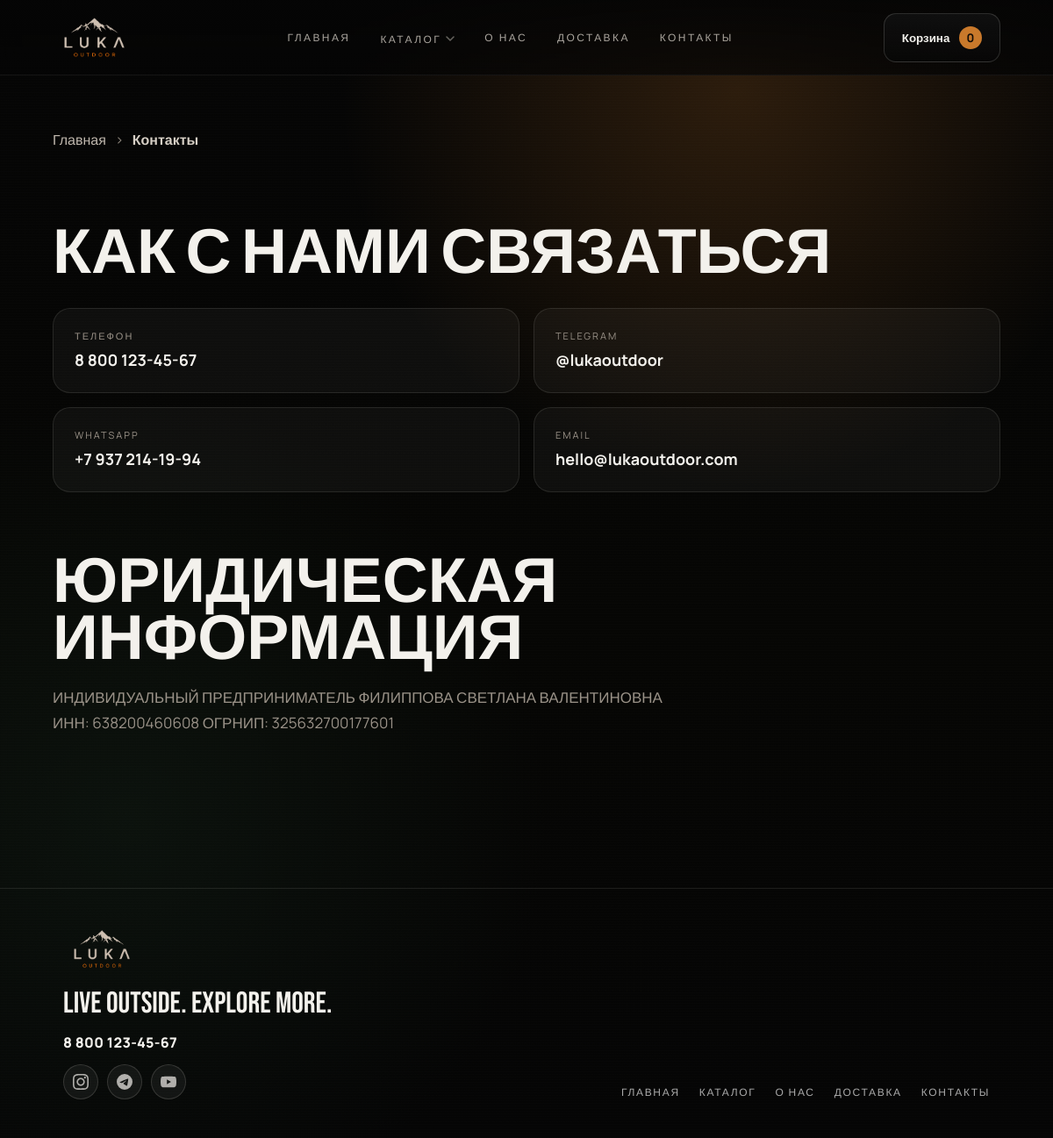
/page.php?slug=contacts, run on the app's committed database.
### tables this page shows
CREATE TABLE nav_items (
  id INTEGER PRIMARY KEY AUTOINCREMENT,
  label TEXT NOT NULL,
  url TEXT NOT NULL,
  sort_order INTEGER DEFAULT 10,
  is_active INTEGER DEFAULT 1,
  open_new_tab INTEGER DEFAULT 0
);

CREATE TABLE pages (
  id INTEGER PRIMARY KEY AUTOINCREMENT,
  title TEXT NOT NULL DEFAULT '',
  slug TEXT NOT NULL UNIQUE,
  seo_title TEXT DEFAULT '',
  seo_description TEXT DEFAULT '',
  is_active INTEGER DEFAULT 1,
  show_in_nav INTEGER DEFAULT 0,
  nav_label TEXT DEFAULT '',
  sort_order INTEGER DEFAULT 10,
  created_at DATETIME DEFAULT CURRENT_TIMESTAMP
);

CREATE TABLE page_sections (
  id INTEGER PRIMARY KEY AUTOINCREMENT,
  page_id INTEGER NOT NULL,
  type TEXT NOT NULL DEFAULT 'text',
  eyebrow TEXT DEFAULT '',
  title TEXT DEFAULT '',
  subtitle TEXT DEFAULT '',
  text TEXT DEFAULT '',
  image TEXT DEFAULT '',
  cta_text TEXT DEFAULT '',
  cta_link TEXT DEFAULT '',
  extra TEXT DEFAULT '',
  sort_order INTEGER DEFAULT 10,
  is_active INTEGER DEFAULT 1,
  FOREIGN KEY(page_id) REFERENCES pages(id) ON DELETE CASCADE
);

CREATE TABLE settings (key TEXT PRIMARY KEY,value TEXT DEFAULT '');

### includes/db.php (called while the page is built, shortened)
<?php
function db(): PDO {
    static $pdo = null;
    if ($pdo) return $pdo;
    $dir = __DIR__ . '/../data';
    $pdo = new PDO('sqlite:' . $dir . '/volga_fire_base.sqlite');
    $pdo->setAttribute(PDO::ATTR_ERRMODE, PDO::ERRMODE_EXCEPTION);
    $pdo->exec('PRAGMA foreign_keys = ON');
    return $pdo;
}
function setting(string $key, string $fallback=''){ $pdo=db(); $st=$pdo->prepare('SELECT value FROM settings WHERE key=?'); $st->execute([$key]); $v=$st->fetchColumn(); return $v!==false?$v:$fallback; }
function h($s){ return htmlspecialchars((string)$s, ENT_QUOTES, 'UTF-8'); }
?>

### page.php (the view, shortened to what this page needs)
<?php
require __DIR__.'/includes/db.php';
require __DIR__.'/includes/nav.php';
$pdo = db();
$slug = trim($_GET['slug'] ?? '');
$st = $pdo->prepare("SELECT * FROM pages WHERE slug=? AND is_active=1 LIMIT 1");
$st->execute([$slug]);
$page = $st->fetch(PDO::FETCH_ASSOC);
$sections = $pdo->prepare("SELECT * FROM page_sections WHERE page_id=? AND is_active=1 ORDER BY sort_order,id");
$sections->execute([$page['id']]);
$sections = $sections->fetchAll(PDO::FETCH_ASSOC);
?>
<!doctype html>
<html lang="ru">
<head>
<link rel="stylesheet" href="/assets/style.css?v=3.0.0">
</head>
<body>
<?php render_topbar($pdo); ?>
<main class="customPage">
<nav class="breadcrumbs" aria-label="Хлебные крошки">
  <a href="/">Главная</a><span aria-hidden="true">›</span>
  <b aria-current="page"><?=h($page['title'])?></b>
</nav>
<div style="height:40px"></div>
<?php foreach($sections as $s):
  $stype   = $s['type'];
  $stitle  = h($s['title'] ?? '');
  $stext   = h($s['text'] ?? '');
  $sey     = h($s['eyebrow'] ?? '');
  $scta    = h($s['cta_text'] ?? '');
  $sctalink= h($s['cta_link'] ?? '#');
  $sitems  = array_filter(array_map('trim', explode('|', $s['extra'] ?? '')));
?>
<?php if($stype === 'hero_simple'): ?>
<div class="pageHeroSimple">
  <?php if($sey): ?><p class="eyebrow"><?=$sey?></p><?php endif; ?>
  <h1><?=$stitle?></h1>
  <?php if($stext): ?><p><?=$stext?></p><?php endif; ?>
  <?php if($scta): ?><a class="btn primary" href="<?=$sctalink?>" style="margin-top:28px;display:inline-flex"><?=$scta?></a><?php endif; ?>
</div>
<?php elseif($stype === 'text'): ?>
<div class="pageSectionWrap pageTextBlock">
  <?php if($stitle): ?><h2><?=$stitle?></h2><?php endif; ?>
  <?php if($stext): ?><p><?=$stext?></p><?php endif; ?>
</div>
<?php elseif($stype === 'contacts_block'): ?>
<div class="pageSectionWrap">
  <?php if($stitle): ?><h2 style="font-family:var(--head);font-size:clamp(40px,7vw,72px);text-transform:uppercase;line-height:.9;margin:0"><?=$stitle?></h2><?php endif; ?>
  <div class="contactsGrid">
    <?php foreach($sitems as $item):
      $parts = explode(':', $item, 2);
      $label = trim($parts[0]);
      $value = trim($parts[1] ?? '');
      $href = '#';
      if(str_starts_with($value, '@')) $href = 'https://t.me/'.ltrim($value,'@');
      elseif(str_starts_with($value, '+7') || str_starts_with($value, '8 8')) $href = 'tel:'.preg_replace('/[^0-9+]/','',$value);
      elseif(str_contains($value, '@') && str_contains($value, '.')) $href = 'mailto:'.$value;
    ?>
    <a class="contactItem" href="<?=h($href)?>" <?=$href!='#'?'target="_blank"':''?>>
      <span><?=h($label)?></span>
      <b><?=h($value)?></b>
    </a>
    <?php endforeach; ?>
  </div>
</div>
<?php endif; ?>
<?php endforeach; ?>
</main>
<?php render_footer($pdo); ?>
</body>
</html>

### includes/nav.php (shortened to what this page needs)
<?php
function get_nav_items($pdo) {
    static $items = null;
    if($items !== null) return $items;
    try {
        $items = $pdo->query("SELECT * FROM nav_items WHERE is_active=1 ORDER BY sort_order,id")->fetchAll(PDO::FETCH_ASSOC);
    } catch(Exception $e) {
        $items = [
            ['label'=>'Каталог','url'=>'/catalog.php','open_new_tab'=>0],
            ['label'=>'Коллекция','url'=>'/#catalog','open_new_tab'=>0],
            ['label'=>'Ритуал','url'=>'/#ritual','open_new_tab'=>0],
            ['label'=>'Производство','url'=>'/#craft','open_new_tab'=>0],
            ['label'=>'Journal','url'=>'/#journal','open_new_tab'=>0],
            ['label'=>'Контакт','url'=>'/#lead','open_new_tab'=>0],
        ];
    }
    return $items;
}
function render_topbar($pdo, $logoHref = '/') {
    $items = get_nav_items($pdo);
        ?>
<?php
    $logo_raw = setting('logo_path') ?: 'assets/images/logo_luka_new.png';
    $logo = str_starts_with($logo_raw, '/') ? $logo_raw : '/' . $logo_raw;
    ?>
<?php
$mega_cats = [];
try {
    $all_cats = $pdo->query("SELECT * FROM categories WHERE is_active=1 ORDER BY sort_order,id")->fetchAll(PDO::FETCH_ASSOC);
    foreach($all_cats as $mc) {
        if(empty($mc['parent_id'])) {
            $mc['children'] = [];
            $mega_cats[$mc['id']] = $mc;
        }
    }
    foreach($all_cats as $mc) {
        if(!empty($mc['parent_id']) && isset($mega_cats[$mc['parent_id']])) {
            $mega_cats[$mc['parent_id']]['children'][] = $mc;
        }
    }
    $mega_cats = array_values($mega_cats);
} catch(Exception $e) { $mega_cats = []; }
?>
<header class="topbar">
  <a class="brand logoOnly" href="<?=h($logoHref)?>"><img src="<?=h($logo)?>" alt="LUKA OUTDOOR"></a>
  <nav>
    <?php foreach($items as $item):
      $isCatalog = (stripos($item['label'], 'каталог') !== false || $item['url'] === '/catalog.php');
    ?>
    <?php if($isCatalog && !empty($mega_cats)): ?>
    <div class="megaNav">
      <a href="<?=h($item['url'])?>" style="display:inline-flex;align-items:center;gap:5px"><?=h($item['label'])?> <svg width="10" height="6" viewBox="0 0 10 6" fill="none" style="opacity:.6;transition:.2s;flex-shrink:0"><path d="M1 1l4 4 4-4" stroke="currentColor" stroke-width="1.5" stroke-linecap="round" stroke-linejoin="round"/></svg></a>
    </div>
    <?php else: ?>
    <a href="<?=h($item['url'])?>"<?=$item['open_new_tab'] ? ' target="_blank" rel="noopener"' : ''?>><?=h($item['label'])?></a>
    <?php endif; ?>
    <?php endforeach; ?>
  </nav>
  <button class="cartBtn" onclick="openCart()">Корзина <b id="cartCount">0</b></button>
</header>
<?php
}
function render_footer($pdo, $logoPath = null) {
    $items = get_nav_items($pdo);
    $logo_raw  = $logoPath ?: (setting('logo_path') ?: 'assets/images/logo_luka_new.png');
    $logo = str_starts_with($logo_raw, '/') ? $logo_raw : '/' . $logo_raw;
    $phone = setting('phone');
    $ig_raw = setting('instagram');
    $tg_raw = setting('telegram');
    $yt_raw = setting('youtube');
    $ig = $ig_raw ? (str_starts_with($ig_raw,'http') ? $ig_raw : 'https://instagram.com/'.ltrim($ig_raw,'@')) : '';
    $tg = $tg_raw ? (str_starts_with($tg_raw,'http') ? $tg_raw : 'https://t.me/'.ltrim($tg_raw,'@')) : '';
    $yt = $yt_raw ? (str_starts_with($yt_raw,'http') ? $yt_raw : 'https://youtube.com/'.ltrim($yt_raw,'@')) : '';
    ?>
<footer class="footer">
  <div class="footerBrand">
    <img src="<?=h($logo)?>" alt="LUKA OUTDOOR" class="footerLogo">
    <p>LIVE OUTSIDE. EXPLORE MORE.</p>
    <?php if($phone): ?><a href="tel:<?=h(preg_replace('/[^0-9+]/','',$phone))?>" class="footerPhone"><?=h($phone)?></a><?php endif; ?>
    <div class="footerSocials">
      <?php if($ig): ?><a href="<?=h($ig)?>" target="_blank" aria-label="Instagram" class="footerSocialLink"></a><?php endif; ?>
      <?php if($tg): ?><a href="<?=h($tg)?>" target="_blank" aria-label="Telegram" class="footerSocialLink"></a><?php endif; ?>
      <?php if($yt): ?><a href="<?=h($yt)?>" target="_blank" aria-label="YouTube" class="footerSocialLink"></a><?php endif; ?>
    </div>
  </div>
  <nav>
    <?php foreach($items as $item): ?>
    <a href="<?=h($item['url'])?>"<?=$item['open_new_tab'] ? ' target="_blank" rel="noopener"' : ''?>><?=h($item['label'])?></a>
    <?php endforeach; ?>
  </nav>
</footer>
<?php
}

### assets/style.css (style rules this page uses)
:root { --bg:#050505; --surface:#0b0b0b; --surface2:#10100f; --line:rgba(243,241,236,.10); --line2:rgba(243,241,236,.16); --text:#f3f1ec; --muted:#9a9288; --soft:#d6cfc5; --copper:#c9792b; --copper2:#e89a42; --forest:#0b120f; --head:"Bebas Neue", Impact, Arial, sans-serif; --body:Manrope, Arial, sans-serif; --max:1180px; }
* { box-sizing:border-box }
html { scroll-behavior:smooth }
body { margin:0;background:var(--bg);color:var(--text);font-family:var(--body);overflow-x:hidden;-webkit-font-smoothing:antialiased;text-rendering:geometricPrecision }
a { color:inherit;text-decoration:none }
img { display:block;max-width:100%;object-fit:cover }
button,input,textarea,select { font-family:var(--body) }
body:before { content:"";position:fixed;inset:0;z-index:-5;pointer-events:none;background:radial-gradient(circle at 70% 8%,rgba(201,121,43,.20),transparent 31%),radial-gradient(circle at 12% 72%,rgba(27,50,35,.28),transparent 34%),linear-gradient(180deg,#050505,#060604 55%,#050505) }
body:after { content:"";position:fixed;inset:0;z-index:-4;pointer-events:none;opacity:.12;background-image:repeating-linear-gradient(0deg,rgba(255,255,255,.06) 0 1px,transparent 1px 3px) }
.topbar { position:fixed;top:0;left:0;right:0;z-index:50;height:86px;display:flex;align-items:center;justify-content:space-between;padding:0 clamp(18px,5vw,72px);background:linear-gradient(180deg,rgba(5,5,5,.94),rgba(5,5,5,.72));border-bottom:1px solid rgba(243,241,236,.07);backdrop-filter:blur(16px) }
.brand,.logoWithIcon { display:flex;align-items:center;gap:14px;min-width:180px;font-family:var(--body);font-weight:900;letter-spacing:.10em;text-transform:uppercase }
.brand img,.logoWithIcon img { width:46px;height:46px;object-fit:contain }
.logoOnly { min-width:auto }
.logoOnly img { width:auto!important;height:52px!important;object-fit:contain;mix-blend-mode:lighten }
.topbar nav { display:flex;gap:34px;align-items:center }
.topbar nav a { font-size:12px;letter-spacing:.20em;text-transform:uppercase;color:#d7d1c8;opacity:.78;transition:.25s }
.cartBtn,.menuBtn { border:1px solid rgba(243,241,236,.16);background:linear-gradient(180deg,rgba(19,19,19,.78),rgba(7,7,7,.72));color:var(--text);border-radius:14px;padding:14px 20px;cursor:pointer;font-weight:800 }
.cartBtn b { display:inline-flex;align-items:center;justify-content:center;margin-left:8px;min-width:26px;height:26px;border-radius:50%;background:var(--copper);color:#120b05 }
.footer { border-top:1px solid var(--line);padding:44px clamp(18px,6vw,96px);display:flex;justify-content:space-between;gap:28px;align-items:end;color:#aaa }
.footer img { width:90px }
.footer p { font-family:var(--head);font-size:34px;color:var(--text);margin:18px 0 0;text-transform:uppercase }
.footer nav { display:flex;gap:22px;text-transform:uppercase;letter-spacing:.14em;font-size:12px }
.footerPhone { display:block;font-size:16px;font-weight:800;color:var(--text);margin-top:12px;text-decoration:none;letter-spacing:.02em;transition:.2s }
.footerSocials { display:flex;gap:10px;margin-top:14px;align-items:center }
.footerSocialLink { display:flex;align-items:center;justify-content:center;width:40px;height:40px;border-radius:50%;border:1px solid rgba(243,241,236,.15);background:rgba(255,255,255,.05);color:rgba(243,241,236,.7);transition:.2s;text-decoration:none }
.footerSocialLink svg { width:18px;height:18px;fill:currentColor;display:block }
.breadcrumbs { width:min(var(--max),calc(100vw - 120px));margin:28px auto 0;color:#8f877d;display:flex;gap:10px;flex-wrap:wrap }
.breadcrumbs a { color:#bfb7ad }
.breadcrumbs b { font-weight:700;color:#d6cfc5 }
@media (max-width:1350px) and (min-width:981px) { :root { --max:1100px } }

### page.php (style rules this page uses)
.customPage { width:min(var(--max),calc(100vw - 120px));margin:0 auto;padding:120px 0 100px }
.customPage .breadcrumbs { margin-bottom:48px }
.pageSectionWrap { margin-bottom:72px }
.contactsGrid { display:grid;grid-template-columns:repeat(2,1fr);gap:16px;margin-top:28px }
.contactItem { background:rgba(255,255,255,.04);border:1px solid rgba(243,241,236,.1);border-radius:20px;padding:24px;transition:.2s }
.contactItem span { display:block;color:var(--muted);font-size:11px;text-transform:uppercase;letter-spacing:.18em;margin-bottom:8px }
.contactItem b { font-size:18px;font-weight:700 }
.pageTextBlock h2 { font-family:var(--head);font-size:clamp(40px,7vw,72px);text-transform:uppercase;line-height:.9;margin:0 0 20px }
.pageTextBlock p { color:var(--muted);font-size:17px;line-height:1.7;max-width:720px }

### data on the page
nav_items: label "ГЛАВНАЯ"
nav_items: label "КАТАЛОГ"
nav_items: label "О НАС"
nav_items: label "ДОСТАВКА"
nav_items: label "КОНТАКТЫ"
pages: title "Контакты"
page_sections: title "КАК С НАМИ СВЯЗАТЬСЯ", extra "ТЕЛЕФОН", extra "8 800 123-45-67", extra "TELEGRAM", extra "@lukaoutdoor", extra "WHATSAPP", extra "+7 937 214-19-94", extra "EMAIL", extra "hello@lukaoutdoor.com"
page_sections: title "ЮРИДИЧЕСКАЯ ИНФОРМАЦИЯ", text "ИНДИВИДУАЛЬНЫЙ ПРЕДПРИНИМАТЕЛЬ ФИЛИППОВА СВЕТЛАНА ВАЛЕНТИНОВНА ИНН: 638200460608 ОГРНИП: 325632700177601"
settings: value "8 800 123-45-67"
